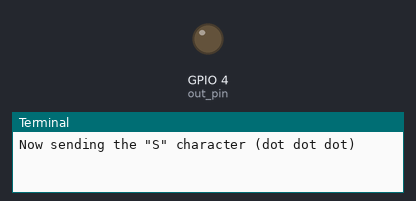
This program was run on a simulated Raspberry Pi (BCM pin numbers). On the bench: output pins drawn as LEDs (lit = HIGH), the last lines printed to the terminal. At 8.3 s the program stops and its outputs stay as they are.

Above: at 0.3 s.
At 4.8 s:
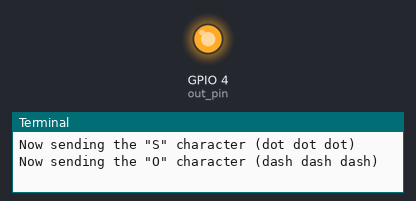
Timing chart, 0 to 9.3 s (numbered marks = the images above):
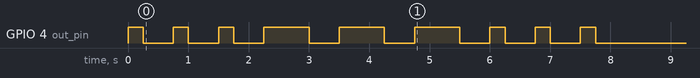

Measured:
- by itself, GPIO 4 (out_pin): LOW → HIGH at 0.00 s, → LOW 0.25 s later, → HIGH 0.50 s later, → LOW 0.25 s later, … (18 changes in this stretch)

The program:

sos.py
```python
''' The SOS Python Script
    Created by Micah Hoffman, Jan 2018

    Purpose: Turn on and off an LED using python and
             make it blink S-O-S in Morse code
'''

# What pin on the Pi should be used to send the signals?
out_pin = 4


# Load functions
import RPi.GPIO as GPIO
import time

# Set up some of the settings we need to control the pin
GPIO.setmode(GPIO.BCM)
GPIO.setwarnings(False)
GPIO.setup(out_pin,GPIO.OUT)

print('Now sending the "S" character (dot dot dot)')
# Start a FOR loop and do what is inside it 3 times
for var1 in range(0,3):
    # Send a "HIGH OUPUT" to the pin you specified above.
    # This sends the current the LED needs to turn on.
    GPIO.output(out_pin,GPIO.HIGH)
    # The sleep command just pauses the script to allow the
    # LED to stay on for a certain amount of time.
    time.sleep(.25)
    # Now we change the output to the pin to make the LED turn off
    GPIO.output(out_pin,GPIO.LOW)
    # Wait a certain amount of time (sleep)
    time.sleep(.5)

# We are not commenting the code below because it does the same thing
# as above, just with different pause (sleep) values

print('Now sending the "O" character (dash dash dash)')
for var1 in range(0,3):
    GPIO.output(out_pin,GPIO.HIGH)
    time.sleep(.75)
    GPIO.output(out_pin,GPIO.LOW)
    time.sleep(.5)

print('Now sending the "S" character (dot dot dot)')
for var1 in range(0,3):
    GPIO.output(out_pin,GPIO.HIGH)
    time.sleep(.25)
    GPIO.output(out_pin,GPIO.LOW)
    time.sleep(.5)

# Turn off the LED
GPIO.setup(out_pin,GPIO.OUT)
```
